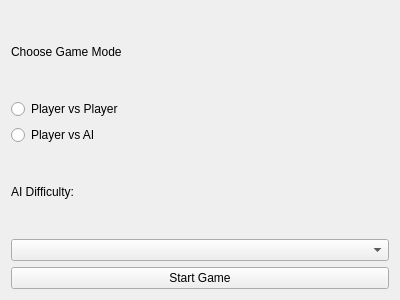
<?xml version="1.0" encoding="UTF-8"?>
<ui version="4.0">
	<class>GameModeWindow</class>
	<widget class="QWidget" name="GameModeWindow">
		<property name="geometry">
			<rect>
				<x>0</x>
				<y>0</y>
				<width>400</width>
				<height>300</height>
			</rect>
		</property>
		<layout class="QVBoxLayout" name="verticalLayout">
			<item>
				<widget class="QLabel" name="modeLabel">
					<property name="text">
						<string>Choose Game Mode</string>
					</property>
				</widget>
			</item>
			<item>
				<widget class="QRadioButton" name="pvpRadioButton">
					<property name="text">
						<string>Player vs Player</string>
					</property>
				</widget>
			</item>
			<item>
				<widget class="QRadioButton" name="pvaiRadioButton">
					<property name="text">
						<string>Player vs AI</string>
					</property>
				</widget>
			</item>
			<item>
				<widget class="QLabel" name="difficultyLabel">
					<property name="text">
						<string>AI Difficulty:</string>
					</property>
				</widget>
			</item>
			<item>
				<widget class="QComboBox" name="difficultyComboBox"/>
			</item>
			<item>
				<widget class="QPushButton" name="startButton">
					<property name="text">
						<string>Start Game</string>
					</property>
				</widget>
			</item>
		</layout>
	</widget>
	<resources/>
	<connections/>
</ui>
